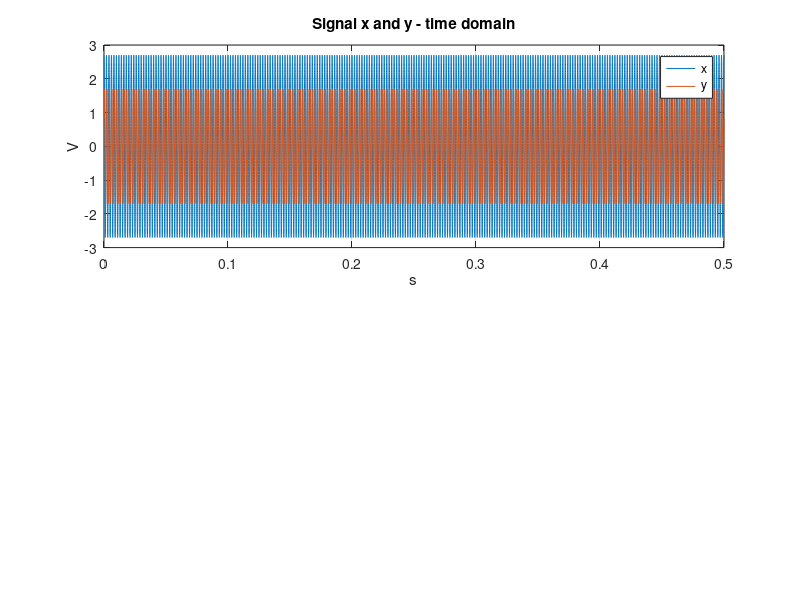

Reproduce this figure in MATLAB. (Note: this script raises an error after producing the figure.)

clear all
close all
clc

% ---- Signal parameters
Fe  = 10e4;             % Sampling frequency (Hz)
Te = 1/Fe;

f0  = 500;             % Sinus frequency (Hz)
D   = 0.5;                % Duration (s) : consider 10 periods -- to be completed 
Ax  = 2.7;              % Amplitude for signal x (V)
Ay  = 1.7;              % Amplitude for signal y (V)
phi = -pi/3;             % phase for signal y

% ---- Signal generation

t = 0:Te:D;
N = length(t);          % Number of samples

x = Ax*cos(2*pi*f0*t); % To be completed
y = Ay*cos(2*pi*f0*t+phi);

% ---- Signal display
figure('Name','Intercorrelation')
subplot(2,1,1);
plot(t,x);
hold on;
plot(t,y);
grid on;
title 'Signal x and y - time domain'
legend('x','y')
xlabel 's'
ylabel 'V'

% ----  Intercorrelation
txmax = 1/f0;
[Cxy,tx] = myIntercorrelation(x,y,Fe,txmax);
subplot(2,1,2);
plot(tx,Cxy);
grid on
title 'Intercorrelation of signals x and y'
xlabel 's'
ylabel 'W'

% ---- Retrieve the phase phi
 Cxy_max          = max(Cxy);
 phi_est          = Cxy_max/f0
% 
% fprintf('\nMax of the intercorrelation  = %3.2f',Cxy_max);
% fprintf('\n\tTheoritical value  = %3.2f [2pi]', -- To be completed);
% fprintf('\nEstimated phase  = %3.2f [2pi]',phi_est);
% fprintf('\n\tphi  = %3.2f', phi);



